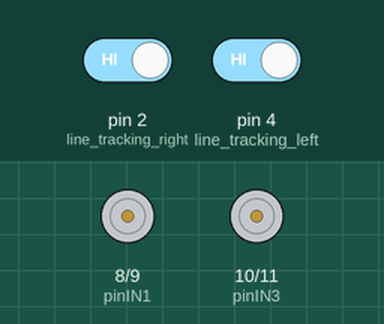
A sketch run on a simulated Arduino Uno, built with avr-gcc and run on an emulated ATmega328P. Parts: motor-driver pin pairs drawn as motors (green arrow = first pin HIGH = forward, orange = second pin HIGH = backward, longer = more drive, scaled by the enable pin). The inputs (shaded band) are chosen by the test bench; at power-on: pin 2 (line_tracking_right) HIGH, pin 4 (line_tracking_left) HIGH.

Above: at 1.2 s.
1.3 s: pin 2 (line_tracking_right) driven LOW
At 1.41 s:
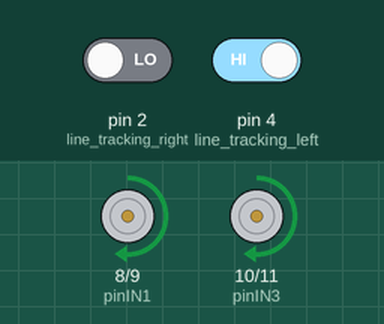
4.3 s: pin 4 (line_tracking_left) driven LOW
At 5.3 s:
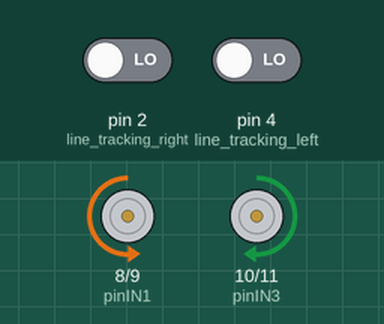
6.0 s: pin 2 (line_tracking_right) driven HIGH
At 6.11 s:
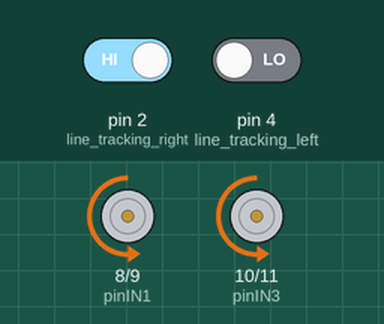
9.0 s: pin 4 (line_tracking_left) driven HIGH
At 10.1 s:
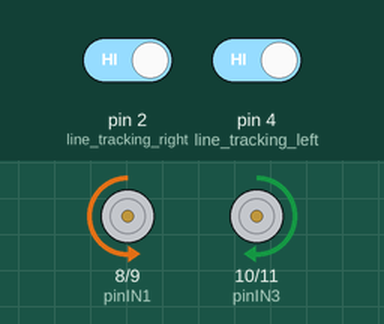
Timing chart, 0 to 11.7 s (numbered marks = the images above; inputs shaded):
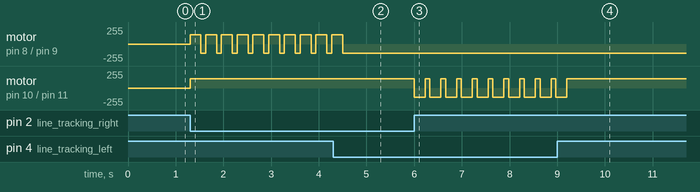

Measured:
- after the input at 1.3 s, motor on pin 8 (pinIN1) / pin 9 (pinIN2): alternates forward 140/255 for 0.23 s and backward 140/255 for 0.10 s, starting at once; motor on pin 10 (pinIN3) / pin 11 (pinIN4): stopped → forward 140/255 at once
- after the input at 4.3 s, motor on pin 8 (pinIN1) / pin 9 (pinIN2): goes on until 4.5 s, then stays backward 140/255
- after the input at 6.0 s, motor on pin 10 (pinIN3) / pin 11 (pinIN4): alternates forward 140/255 for 0.10 s and backward 140/255 for 0.23 s, starting at once
- after the input at 9.0 s, motor on pin 10 (pinIN3) / pin 11 (pinIN4): goes on until 9.2 s, then stays forward 140/255

The sketch:

xunjidaima.ino
```cpp
#define pinENA    5  //A轮速度控制
#define pinENB    6  //B轮
#define pinIN1    8
#define pinIN2    9
#define pinIN3    10
#define pinIN4    11
#define line_tracking_right 2
#define line_tracking_left  4
int TrigPin_forward = 2;//shuchu
int EchoPin_forward = 3;//jieshou
int TrigPin_left = 14;//shuchu
int EchoPin_left = 15;//jieshou
float cm_forward = 0, cm_left = 0; //juli
void setup()
{
    pinMode(TrigPin_forward, OUTPUT);
    pinMode(EchoPin_forward, INPUT);
    pinMode(TrigPin_left, OUTPUT);
    pinMode(EchoPin_left, INPUT);

    pinMode(line_tracking_left, INPUT);
    pinMode(line_tracking_right, INPUT);

    pinMode(pinIN1, OUTPUT);
    pinMode(pinIN2, OUTPUT);
    //右轮

    pinMode(pinIN3, OUTPUT);
    pinMode(pinIN4, OUTPUT);
    //左轮

    pinMode(pinENA, OUTPUT);
    pinMode(pinENB, OUTPUT);
    Serial.begin(9600);
}

void loop()
{
    if (digitalRead(line_tracking_left) == 0 && digitalRead(line_tracking_right) == 0) //左边感应到黑边，就右转
    {
        while (digitalRead(line_tracking_left) == 0 && digitalRead(line_tracking_right) == 0)
        {
            forward();
        }
    }

    if (digitalRead(line_tracking_right) == 0  &&  digitalRead(line_tracking_left) == 1)
    {
        while (digitalRead(line_tracking_right) == 0  &&  digitalRead(line_tracking_left) == 1)
        {
            left_circle();
            delay(230);
            forward();
            delay(100);
        }
    }

    if (digitalRead(line_tracking_right) == 1  &&  digitalRead(line_tracking_left) == 0)
    {
        while (digitalRead(line_tracking_right) == 1  &&  digitalRead(line_tracking_left) == 0)
        {
            right_circle();
            delay(230);
            forward();
            delay(100);
        }
    }
}

void judge_distance_forward()
{
    digitalWrite(TrigPin_forward, LOW); //低高低电平发一个短时间脉冲去TrigPin
    delayMicroseconds(2);
    digitalWrite(TrigPin_forward, HIGH);
    delayMicroseconds(10);
    digitalWrite(TrigPin_forward, LOW);
    cm_forward = pulseIn(EchoPin_forward, HIGH) / 58.0; //将回波时间换算成cm
    cm_forward = (int(cm_forward * 100.0)) / 100.0; //保留两位小数
}

void judge_distance_left()
{
    digitalWrite(TrigPin_left, LOW); //低高低电平发一个短时间脉冲去TrigPin
    delayMicroseconds(2);
    digitalWrite(TrigPin_left, HIGH);
    delayMicroseconds(10);
    digitalWrite(TrigPin_left, LOW);
    cm_left = pulseIn(EchoPin_left, HIGH) / 58.0; //将回波时间换算成cm
    cm_left = (int(cm_left * 100.0)) / 100.0; //保留两位小数
}


void forward()
{
    digitalWrite(pinIN1, 0);
    digitalWrite(pinIN2, 1);
    digitalWrite(pinIN3, 1);
    digitalWrite(pinIN4, 0);
    analogWrite(pinENA, 140);
    analogWrite(pinENB, 140);
}

void backward()
{
    digitalWrite(pinIN1, 1);
    digitalWrite(pinIN2, 0);
    digitalWrite(pinIN3, 0);
    digitalWrite(pinIN4, 1);
    analogWrite(pinENA, 150);
    analogWrite(pinENB, 150);
}

void left_circle()
{
    digitalWrite(pinIN1, 1);
    digitalWrite(pinIN2, 0);
    digitalWrite(pinIN3, 1);
    digitalWrite(pinIN4, 0);
    analogWrite(pinENA, 140);
    analogWrite(pinENB, 140);
}

void right_circle()
{
    digitalWrite(pinIN1, 0);
    digitalWrite(pinIN2, 1);
    digitalWrite(pinIN3, 0);
    digitalWrite(pinIN4, 1);
    analogWrite(pinENA, 140);
    analogWrite(pinENB, 140);
}
void stop1()
{
    digitalWrite(pinIN1, 1);
    digitalWrite(pinIN2, 1);
    digitalWrite(pinIN3, 1);
    digitalWrite(pinIN4, 1);
}
```
